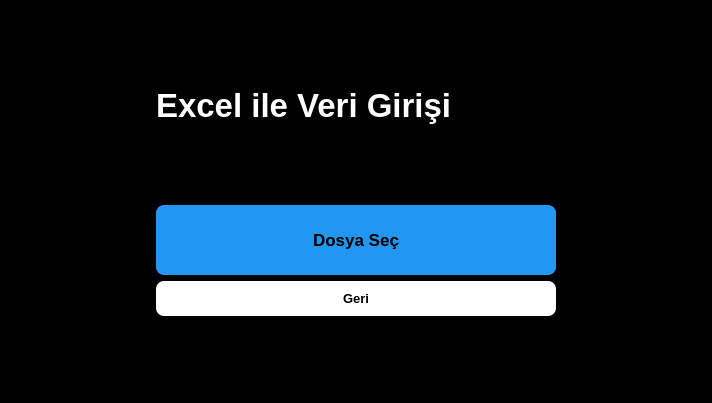
<?xml version="1.0" encoding="UTF-8"?>
<ui version="4.0">
 <class>Form_cokluKayit</class>
 <widget class="QWidget" name="Form_cokluKayit">
  <property name="geometry">
   <rect>
    <x>0</x>
    <y>0</y>
    <width>712</width>
    <height>403</height>
   </rect>
  </property>
  <property name="minimumSize">
   <size>
    <width>270</width>
    <height>50</height>
   </size>
  </property>
  <property name="windowTitle">
   <string>Çoklu Kayıt</string>
  </property>
  <property name="styleSheet">
   <string notr="true">background-color: rgb(0, 0, 0);</string>
  </property>
  <layout class="QHBoxLayout" name="horizontalLayout_2">
   <item>
    <spacer name="horizontalSpacer">
     <property name="orientation">
      <enum>Qt::Horizontal</enum>
     </property>
     <property name="sizeHint" stdset="0">
      <size>
       <width>80</width>
       <height>20</height>
      </size>
     </property>
    </spacer>
   </item>
   <item>
    <layout class="QVBoxLayout" name="verticalLayout_2">
     <item>
      <spacer name="verticalSpacer_2">
       <property name="orientation">
        <enum>Qt::Vertical</enum>
       </property>
       <property name="sizeHint" stdset="0">
        <size>
         <width>20</width>
         <height>40</height>
        </size>
       </property>
      </spacer>
     </item>
     <item>
      <widget class="QLabel" name="label_excelleVeriGirisi">
       <property name="font">
        <font>
         <pointsize>25</pointsize>
         <weight>75</weight>
         <bold>true</bold>
        </font>
       </property>
       <property name="styleSheet">
        <string notr="true">color: white;</string>
       </property>
       <property name="text">
        <string>Excel ile Veri Girişi</string>
       </property>
      </widget>
     </item>
     <item>
      <spacer name="verticalSpacer">
       <property name="orientation">
        <enum>Qt::Vertical</enum>
       </property>
       <property name="sizeHint" stdset="0">
        <size>
         <width>20</width>
         <height>40</height>
        </size>
       </property>
      </spacer>
     </item>
     <item>
      <widget class="QPushButton" name="pushButton_dosyaSec">
       <property name="minimumSize">
        <size>
         <width>400</width>
         <height>70</height>
        </size>
       </property>
       <property name="font">
        <font>
         <pointsize>13</pointsize>
         <weight>75</weight>
         <bold>true</bold>
        </font>
       </property>
       <property name="styleSheet">
        <string notr="true">background-color: #2196F3;
color: black;
border-radius: 8px;
font-weight: bold;
</string>
       </property>
       <property name="text">
        <string>Dosya Seç</string>
       </property>
      </widget>
     </item>
     <item>
      <widget class="QPushButton" name="pushButton_geri">
       <property name="minimumSize">
        <size>
         <width>400</width>
         <height>35</height>
        </size>
       </property>
       <property name="font">
        <font>
         <pointsize>10</pointsize>
         <weight>75</weight>
         <bold>true</bold>
        </font>
       </property>
       <property name="styleSheet">
        <string notr="true">background-color: white;
color: black;
border-radius: 8px;
font-weight: bold;
</string>
       </property>
       <property name="text">
        <string>Geri</string>
       </property>
      </widget>
     </item>
     <item>
      <spacer name="verticalSpacer_3">
       <property name="orientation">
        <enum>Qt::Vertical</enum>
       </property>
       <property name="sizeHint" stdset="0">
        <size>
         <width>20</width>
         <height>40</height>
        </size>
       </property>
      </spacer>
     </item>
    </layout>
   </item>
   <item>
    <spacer name="horizontalSpacer_2">
     <property name="orientation">
      <enum>Qt::Horizontal</enum>
     </property>
     <property name="sizeHint" stdset="0">
      <size>
       <width>80</width>
       <height>20</height>
      </size>
     </property>
    </spacer>
   </item>
  </layout>
 </widget>
 <resources/>
 <connections/>
</ui>
